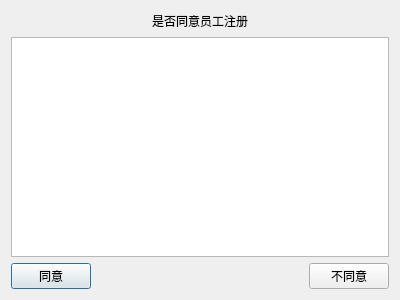
<?xml version="1.0" encoding="UTF-8"?>
<ui version="4.0">
 <class>regauditdialog</class>
 <widget class="QDialog" name="regauditdialog">
  <property name="geometry">
   <rect>
    <x>0</x>
    <y>0</y>
    <width>400</width>
    <height>300</height>
   </rect>
  </property>
  <property name="windowTitle">
   <string>Dialog</string>
  </property>
  <layout class="QGridLayout" name="gridLayout">
   <item row="0" column="0">
    <layout class="QVBoxLayout" name="verticalLayout">
     <item>
      <layout class="QHBoxLayout" name="horizontalLayout_2">
       <item>
        <spacer name="horizontalSpacer_2">
         <property name="orientation">
          <enum>Qt::Horizontal</enum>
         </property>
         <property name="sizeHint" stdset="0">
          <size>
           <width>40</width>
           <height>20</height>
          </size>
         </property>
        </spacer>
       </item>
       <item>
        <widget class="QLabel" name="label">
         <property name="text">
          <string>是否同意员工注册</string>
         </property>
        </widget>
       </item>
       <item>
        <spacer name="horizontalSpacer_3">
         <property name="orientation">
          <enum>Qt::Horizontal</enum>
         </property>
         <property name="sizeHint" stdset="0">
          <size>
           <width>40</width>
           <height>20</height>
          </size>
         </property>
        </spacer>
       </item>
      </layout>
     </item>
     <item>
      <widget class="QTextEdit" name="textEdit"/>
     </item>
     <item>
      <layout class="QHBoxLayout" name="horizontalLayout">
       <item>
        <widget class="QPushButton" name="aggreBt">
         <property name="text">
          <string>同意</string>
         </property>
        </widget>
       </item>
       <item>
        <spacer name="horizontalSpacer">
         <property name="orientation">
          <enum>Qt::Horizontal</enum>
         </property>
         <property name="sizeHint" stdset="0">
          <size>
           <width>40</width>
           <height>20</height>
          </size>
         </property>
        </spacer>
       </item>
       <item>
        <widget class="QPushButton" name="pushButton_2">
         <property name="text">
          <string>不同意</string>
         </property>
        </widget>
       </item>
      </layout>
     </item>
    </layout>
   </item>
  </layout>
 </widget>
 <resources/>
 <connections/>
</ui>
